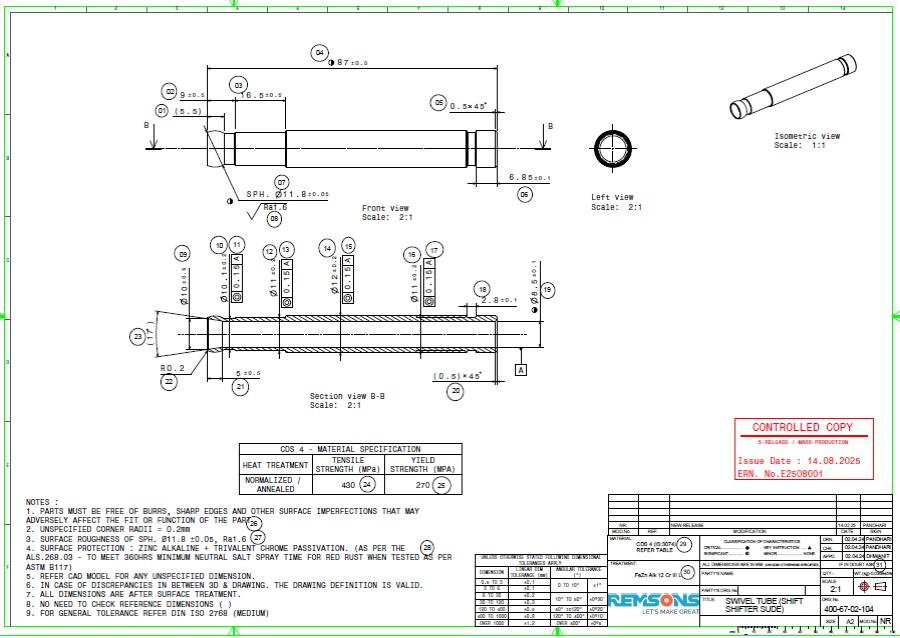
#> input picture numbers_extracted/Data/image-23.tif, 900 x 638 px
$ python -i balloon_generator.py   (imports and definitions only)
#> lines starting #> are read from the running program, lines starting #| are printed output that depends on the picture; after the words box and inside, x2 and y2 are one past the last pixel; in counts of white or black regions, pixels touching at a corner belong together
"""
AI Module: Balloon Generator with Margin-Lane Placement Engine

Places balloon callouts in organized MARGIN LANES around the drawing content
(not on top of dimensions). Each balloon connects to its feature via a leader line.

Strategy:
1. Build occupancy map (binary threshold + dilate + distance transform)
2. Infer content bounding box from feature positions
3. Define margin lanes (TOP, BOTTOM, LEFT, RIGHT) outside the content
4. Assign each feature to the nearest lane
5. Within each lane, sort features and place balloons with even spacing
6. Fine-tune positions using distance transform (avoid stray ink in margins)
7. Draw leader lines from each balloon to its feature
"""
import os
import math
import shutil
from typing import List, Dict, Any, Tuple, Optional

# ── Constants ──────────────────────────────────────────────────────────────
LANE_OFFSET = 50              # Distance from content edge to balloon lane center
MIN_BALLOON_SPACING = 40      # Min pixels between balloon centers in a lane
BALLOON_EDGE_GAP = 8          # Min gap between balloon edges (collision check)
BORDER_MARGIN_PCT = 0.015     # Ignore outer 1.5% (drawing sheet border)
DARK_BLUE = (31, 78, 121)
LIGHT_BLUE = (230, 240, 250)


# ── Phase 1: Occupancy Map ────────────────────────────────────────────────

def _build_occupancy_map(image_path: str):
    """
    Create a free-space map from the drawing image.
    Returns (dist_map, img_h, img_w, title_block_rect).
    """
    import cv2
    import numpy as np

    gray = cv2.imread(image_path, cv2.IMREAD_GRAYSCALE)
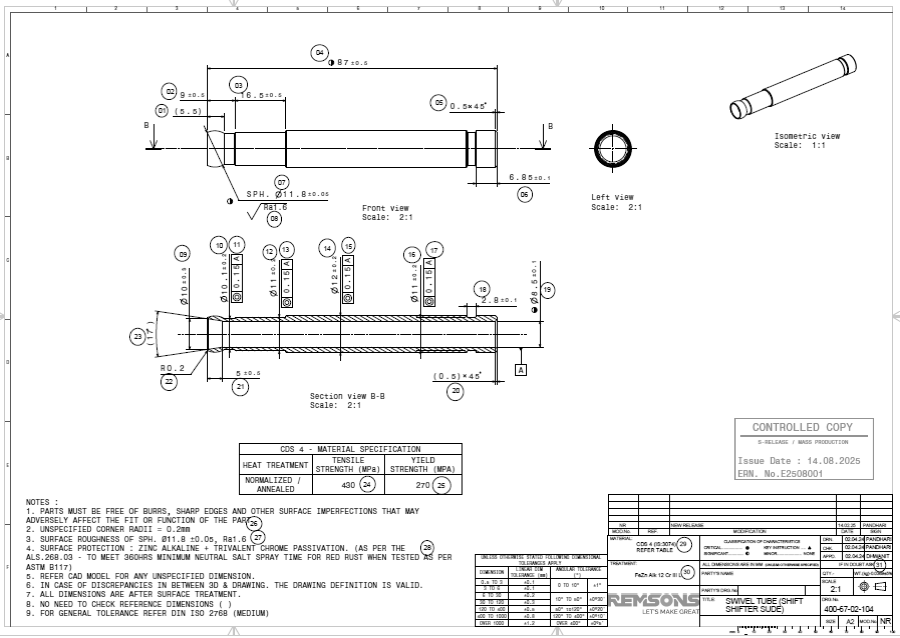
#> gray: shape (638, 900); min 0, max 255, mean 241.9
    if gray is None:
        raise ValueError(f"Could not read image: {image_path}")

    img_h, img_w = gray.shape
#> img_h = 638; img_w = 900

    # Binary: white pixels (>200) = free, dark = occupied
    _, binary = cv2.threshold(gray, 200, 255, cv2.THRESH_BINARY)
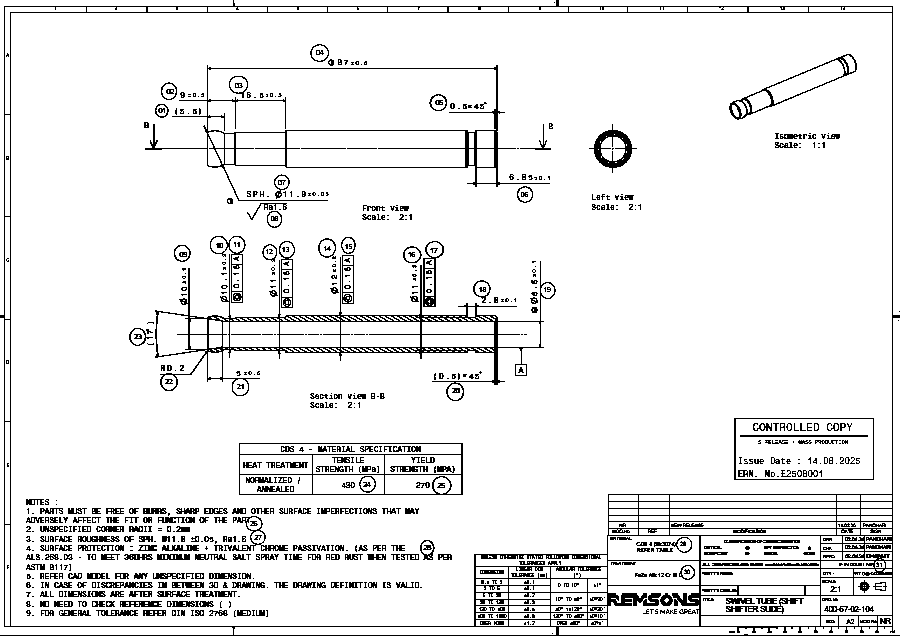
#> binary: shape (638, 900); 91.7% white; black in thin lines or dots

    # Title block detection: bottom-right region
    tb_y = int(img_h * 0.60)
#> tb_y = 382
    tb_x = int(img_w * 0.45)
#> tb_x = 405
    title_block_rect = None

    region = binary[tb_y:, tb_x:]
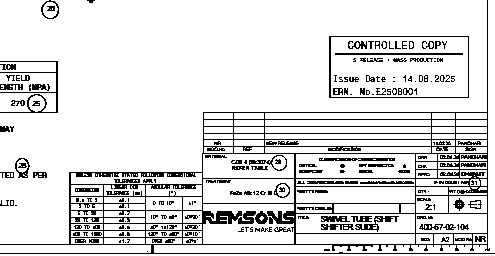
#> region: shape (256, 495); 87% white; black in thin lines or dots
    if region.size > 0:
        ink_ratio = 1.0 - (float(np.sum(region > 200)) / region.size)
#> ink_ratio = 0.13
        if ink_ratio > 0.05:
            title_block_rect = (tb_x, tb_y, img_w, img_h)
#> title_block_rect = (405, 382, 900, 638)
            binary[tb_y:, tb_x:] = 0  # mark title block as occupied
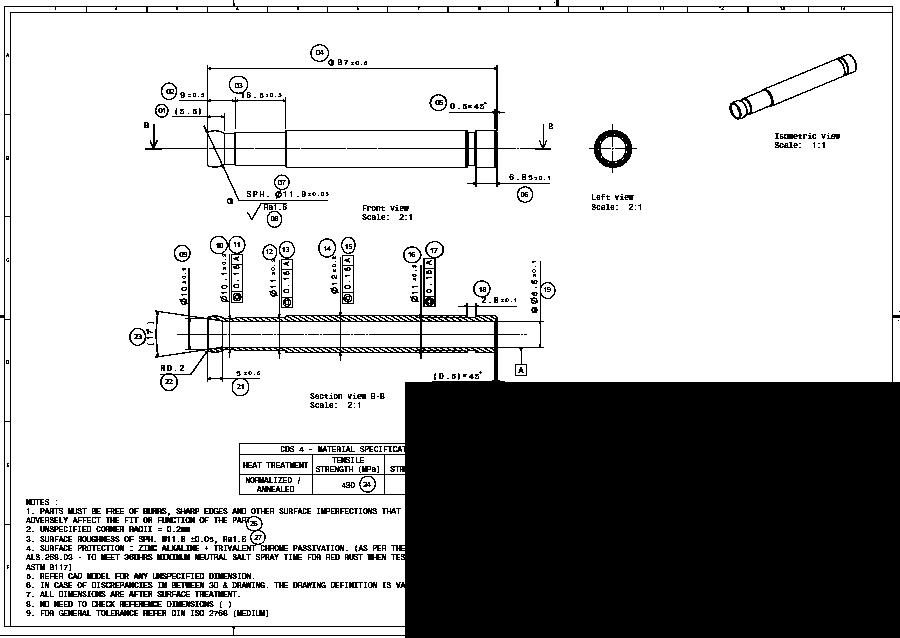
#> binary: shape (638, 900); 72.5% white; 561 black regions (329 under 20 px), largest, box (x1, y1, x2, y2) and area: (0, 0, 900, 638) 136756, (145, 65, 550, 201) 2763, (589, 124, 637, 173) 721

    # Dilate occupied areas by safety margin
    kernel = cv2.getStructuringElement(cv2.MORPH_ELLIPSE, (15, 15))
    occupied = cv2.dilate(255 - binary, kernel)
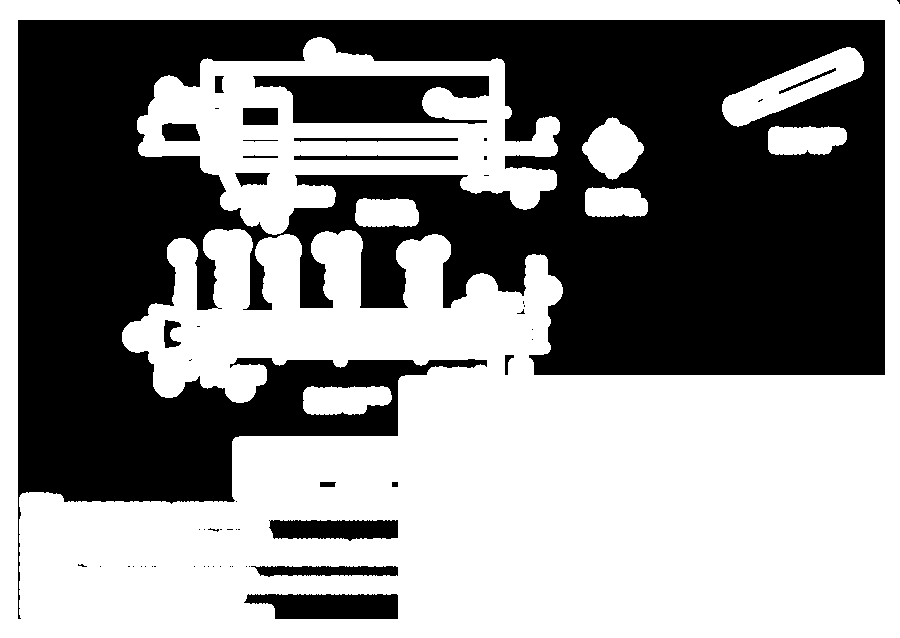
#> occupied: shape (638, 900); 55.1% white; 56 black regions (38 under 20 px), largest, box (x1, y1, x2, y2) and area: (18, 20, 885, 619) 239064, (253, 76, 489, 124) 8017, (244, 594, 398, 619) 3271
    free_mask = 255 - occupied

    # Distance transform: each free pixel → distance to nearest ink
    dist_map = cv2.distanceTransform(free_mask, cv2.DIST_L2, 5)
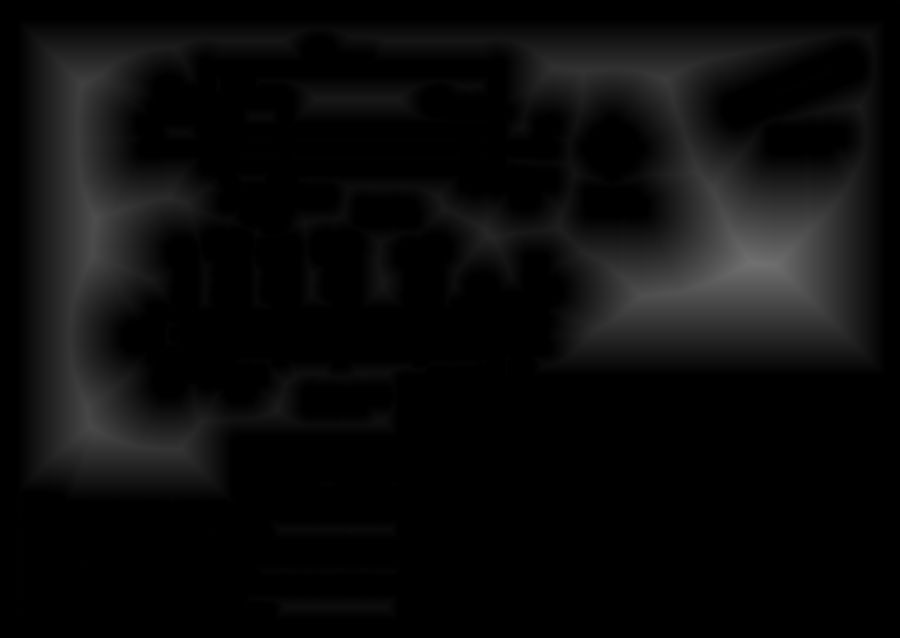
#> dist_map: shape (638, 900) float32; min 0, max 112.9, mean 11.3

    return dist_map, img_h, img_w, title_block_rect


# ── Phase 2: Balloon Size ─────────────────────────────────────────────────

def _compute_radius(img_w: int, img_h: int) -> int:
    """Readable balloon radius — visible but not oversized."""
    return min(30, max(18, min(img_w, img_h) // 100))


# ── Phase 3: Content & Lane Detection ────────────────────────────────────

# [781 lines left out: functions _infer_content_bbox, _define_lanes, _detect_inter_view_gaps, _assign_zone, _collides_with_placed, _fine_tune_in_lane and 6 more, not called in this run]

>>> result = _build_occupancy_map('../../../numbers_extracted/Data/image-23.tif')

$ run again, on numbers_extracted/Data/image-27.tif
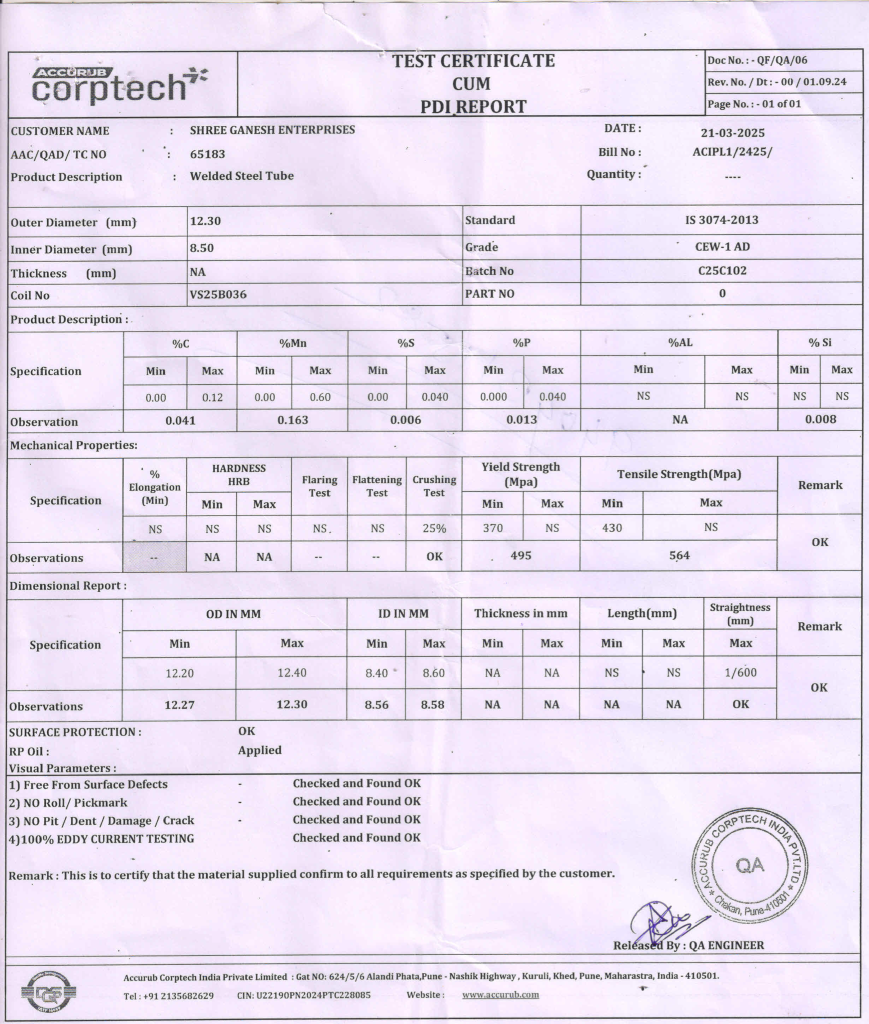
#> input picture numbers_extracted/Data/image-27.tif, 1737 x 2048 px (shown at 1/2 size)
#> in _build_occupancy_map, `_, binary = cv2.threshold(gray, 200, 255, cv2.THRESH_BINARY)`:
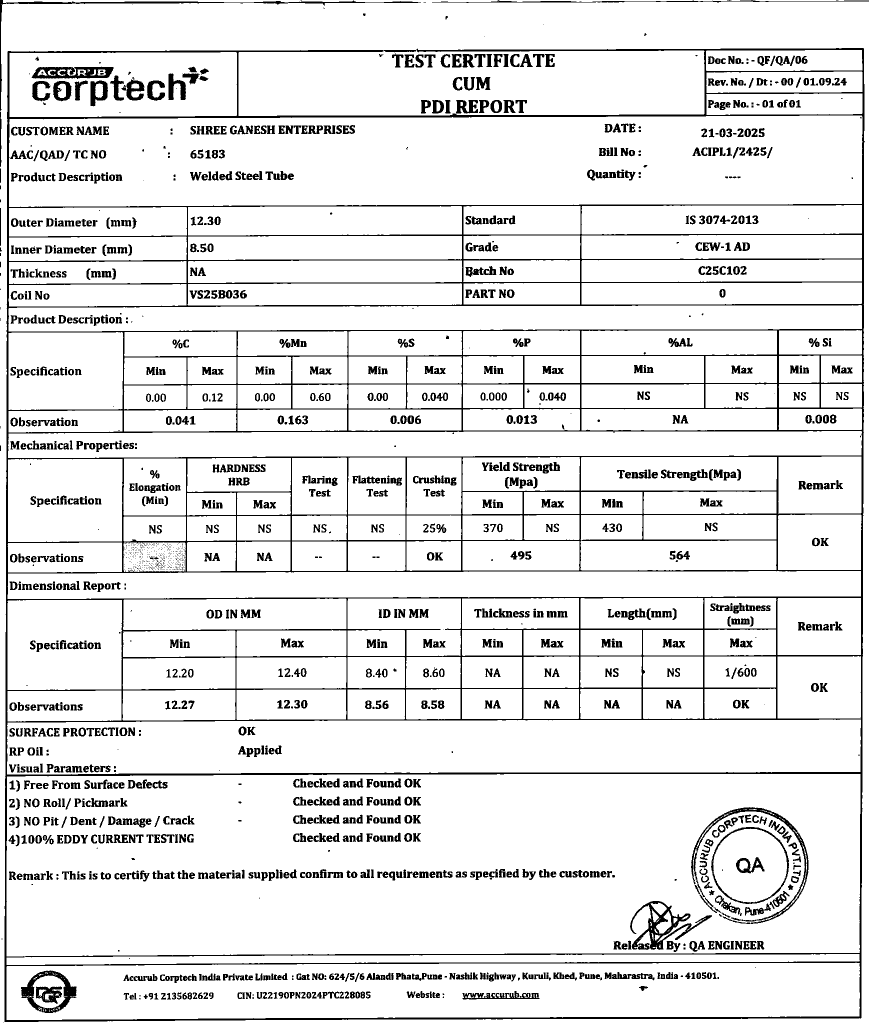
#> binary: shape (2048, 1737) (shown at 1/2 size); 90.5% white; 1786 black regions (571 under 20 px), largest, box (x1, y1, x2, y2) and area: (9, 96, 1730, 2044) 144242, (1382, 1614, 1617, 1848) 3801, (1260, 1802, 1424, 1900) 3733
#> region: shape (820, 956); 91.6% white; 268 black regions (30 under 20 px), largest, box (x1, y1, x2, y2) and area: (0, 0, 945, 811) 26560, (601, 386, 836, 620) 3801, (479, 574, 643, 672) 3733
#> ink_ratio = 0.0844
#> occupied: shape (2048, 1737); 57.2% white; 389 black regions (191 under 20 px), largest, box (x1, y1, x2, y2) and area: (25, 238, 1718, 407) 215359, (9, 9, 1737, 281) 137552, (20, 1761, 774, 1906) 103950
#> in _build_occupancy_map, `dist_map = cv2.distanceTransform(free_mask, cv2.DIST_L2, 5)`:
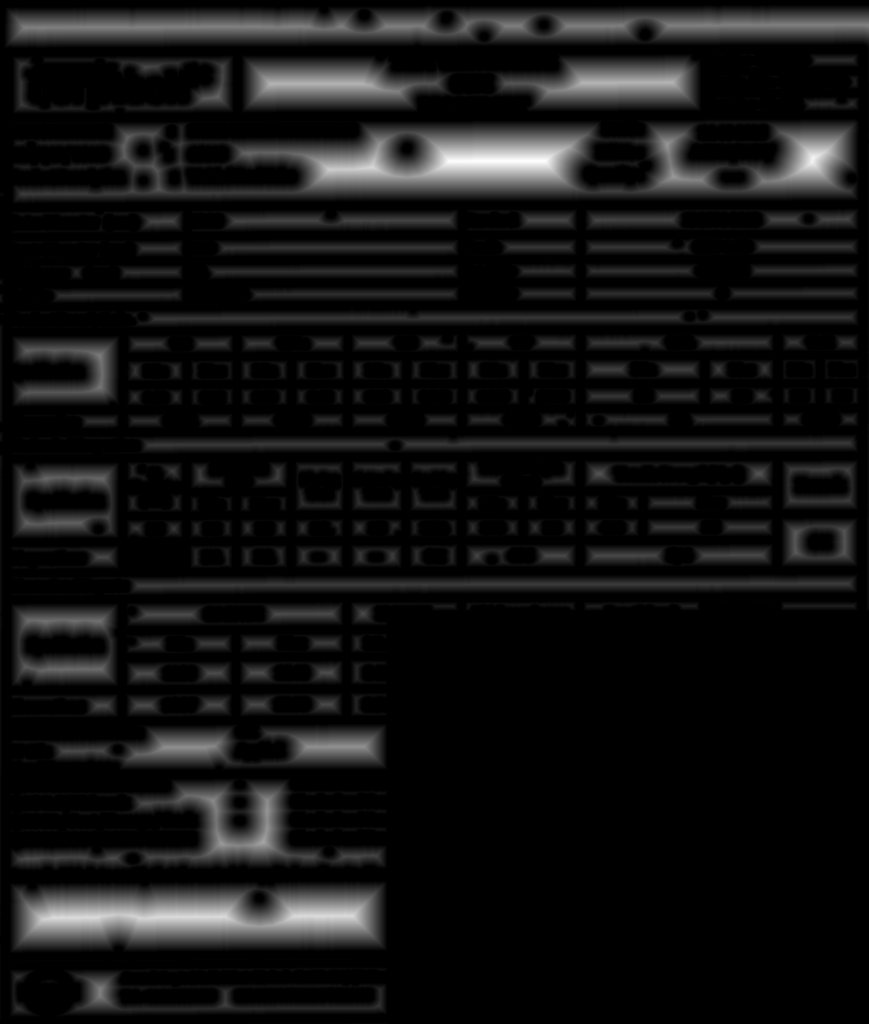
#> dist_map: shape (2048, 1737) float32 (shown at 1/2 size); min 0, max 81, mean 6.1; drawn with min black and max white
